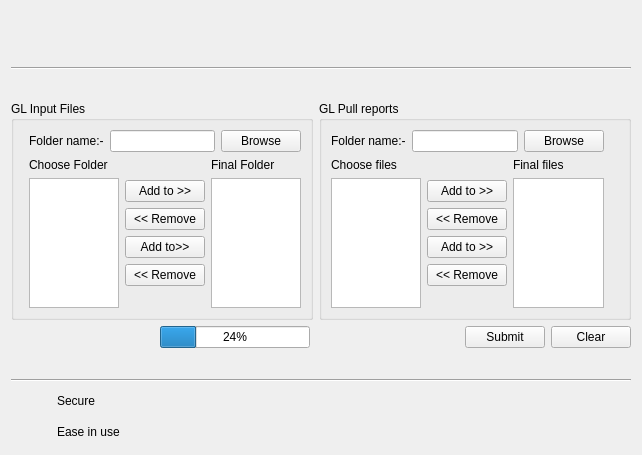
<?xml version="1.0" encoding="UTF-8"?>
<ui version="4.0">
 <class>Frame</class>
 <widget class="QFrame" name="Frame">
  <property name="geometry">
   <rect>
    <x>0</x>
    <y>0</y>
    <width>642</width>
    <height>455</height>
   </rect>
  </property>
  <property name="windowTitle">
   <string>Frame</string>
  </property>
  <layout class="QHBoxLayout" name="horizontalLayout_17">
   <item>
    <layout class="QVBoxLayout" name="verticalLayout_21">
     <item>
      <widget class="QLabel" name="label_24">
       <property name="sizePolicy">
        <sizepolicy hsizetype="Fixed" vsizetype="Fixed">
         <horstretch>0</horstretch>
         <verstretch>0</verstretch>
        </sizepolicy>
       </property>
       <property name="minimumSize">
        <size>
         <width>50</width>
         <height>50</height>
        </size>
       </property>
       <property name="maximumSize">
        <size>
         <width>100</width>
         <height>60</height>
        </size>
       </property>
       <property name="text">
        <string/>
       </property>
       <property name="pixmap">
        <pixmap resource="../Downloads/new icons/gl pulls.qrc">:/Icons/exl1.png</pixmap>
       </property>
       <property name="scaledContents">
        <bool>true</bool>
       </property>
      </widget>
     </item>
     <item>
      <widget class="Line" name="line">
       <property name="sizePolicy">
        <sizepolicy hsizetype="Expanding" vsizetype="Fixed">
         <horstretch>0</horstretch>
         <verstretch>0</verstretch>
        </sizepolicy>
       </property>
       <property name="orientation">
        <enum>Qt::Horizontal</enum>
       </property>
      </widget>
     </item>
     <item>
      <layout class="QVBoxLayout" name="verticalLayout_19">
       <property name="topMargin">
        <number>25</number>
       </property>
       <property name="bottomMargin">
        <number>25</number>
       </property>
       <item>
        <layout class="QHBoxLayout" name="horizontalLayout_9">
         <item>
          <layout class="QHBoxLayout" name="horizontalLayout">
           <property name="topMargin">
            <number>0</number>
           </property>
           <property name="bottomMargin">
            <number>0</number>
           </property>
           <item>
            <widget class="QGroupBox" name="groupBox">
             <property name="title">
              <string>GL Input Files</string>
             </property>
             <layout class="QVBoxLayout" name="verticalLayout_9">
              <property name="leftMargin">
               <number>15</number>
              </property>
              <item>
               <layout class="QVBoxLayout" name="verticalLayout_7">
                <item>
                 <layout class="QHBoxLayout" name="horizontalLayout_2">
                  <item>
                   <widget class="QLabel" name="label_3">
                    <property name="text">
                     <string>Folder name:-</string>
                    </property>
                   </widget>
                  </item>
                  <item>
                   <widget class="QLineEdit" name="line_file1Path"/>
                  </item>
                  <item>
                   <widget class="QPushButton" name="button_browseFile1">
                    <property name="text">
                     <string>Browse</string>
                    </property>
                   </widget>
                  </item>
                 </layout>
                </item>
                <item>
                 <layout class="QVBoxLayout" name="verticalLayout_8"/>
                </item>
                <item>
                 <layout class="QHBoxLayout" name="horizontalLayout_3">
                  <item>
                   <layout class="QVBoxLayout" name="verticalLayout_5">
                    <item>
                     <widget class="QLabel" name="label_5">
                      <property name="text">
                       <string>Choose Folder</string>
                      </property>
                     </widget>
                    </item>
                    <item>
                     <widget class="QListWidget" name="listWidget_chooseFile1"/>
                    </item>
                   </layout>
                  </item>
                  <item>
                   <layout class="QVBoxLayout" name="verticalLayout_3">
                    <item>
                     <layout class="QVBoxLayout" name="verticalLayout_2">
                      <item>
                       <spacer name="verticalSpacer">
                        <property name="orientation">
                         <enum>Qt::Vertical</enum>
                        </property>
                        <property name="sizeHint" stdset="0">
                         <size>
                          <width>20</width>
                          <height>40</height>
                         </size>
                        </property>
                       </spacer>
                      </item>
                      <item>
                       <widget class="QPushButton" name="button_addTo1">
                        <property name="text">
                         <string>Add to &gt;&gt;</string>
                        </property>
                       </widget>
                      </item>
                      <item>
                       <widget class="QPushButton" name="button_removeTo1">
                        <property name="text">
                         <string>&lt;&lt; Remove</string>
                        </property>
                       </widget>
                      </item>
                     </layout>
                    </item>
                    <item>
                     <layout class="QVBoxLayout" name="verticalLayout">
                      <item>
                       <widget class="QPushButton" name="button_addToQuantify1">
                        <property name="text">
                         <string>Add to&gt;&gt;</string>
                        </property>
                       </widget>
                      </item>
                      <item>
                       <widget class="QPushButton" name="button_removeQuantify1">
                        <property name="text">
                         <string>&lt;&lt; Remove</string>
                        </property>
                       </widget>
                      </item>
                      <item>
                       <spacer name="verticalSpacer_2">
                        <property name="orientation">
                         <enum>Qt::Vertical</enum>
                        </property>
                        <property name="sizeHint" stdset="0">
                         <size>
                          <width>20</width>
                          <height>40</height>
                         </size>
                        </property>
                       </spacer>
                      </item>
                     </layout>
                    </item>
                   </layout>
                  </item>
                  <item>
                   <layout class="QVBoxLayout" name="verticalLayout_4"/>
                  </item>
                  <item>
                   <layout class="QVBoxLayout" name="verticalLayout_6">
                    <item>
                     <widget class="QLabel" name="label_7">
                      <property name="text">
                       <string>Final Folder</string>
                      </property>
                     </widget>
                    </item>
                    <item>
                     <widget class="QListWidget" name="listWidget_uniqueFile1"/>
                    </item>
                   </layout>
                  </item>
                 </layout>
                </item>
               </layout>
              </item>
             </layout>
            </widget>
           </item>
           <item>
            <widget class="QGroupBox" name="groupBox_2">
             <property name="title">
              <string>GL Pull reports</string>
             </property>
             <layout class="QVBoxLayout" name="verticalLayout_10">
              <item>
               <layout class="QVBoxLayout" name="verticalLayout_11">
                <property name="rightMargin">
                 <number>15</number>
                </property>
                <item>
                 <layout class="QHBoxLayout" name="horizontalLayout_4">
                  <item>
                   <widget class="QLabel" name="label_9">
                    <property name="text">
                     <string>Folder name:-</string>
                    </property>
                   </widget>
                  </item>
                  <item>
                   <widget class="QLineEdit" name="line_file2Path"/>
                  </item>
                  <item>
                   <widget class="QPushButton" name="button_browseFile2">
                    <property name="text">
                     <string>Browse</string>
                    </property>
                   </widget>
                  </item>
                 </layout>
                </item>
                <item>
                 <layout class="QVBoxLayout" name="verticalLayout_20"/>
                </item>
                <item>
                 <layout class="QHBoxLayout" name="horizontalLayout_5">
                  <item>
                   <layout class="QVBoxLayout" name="verticalLayout_13">
                    <item>
                     <widget class="QLabel" name="label_11">
                      <property name="text">
                       <string>Choose files</string>
                      </property>
                     </widget>
                    </item>
                    <item>
                     <widget class="QListWidget" name="listWidget_chooseFile2"/>
                    </item>
                   </layout>
                  </item>
                  <item>
                   <layout class="QVBoxLayout" name="verticalLayout_14">
                    <item>
                     <layout class="QVBoxLayout" name="verticalLayout_15">
                      <item>
                       <spacer name="verticalSpacer_3">
                        <property name="orientation">
                         <enum>Qt::Vertical</enum>
                        </property>
                        <property name="sizeHint" stdset="0">
                         <size>
                          <width>20</width>
                          <height>40</height>
                         </size>
                        </property>
                       </spacer>
                      </item>
                      <item>
                       <widget class="QPushButton" name="button_addTo2">
                        <property name="text">
                         <string>Add to &gt;&gt;</string>
                        </property>
                       </widget>
                      </item>
                      <item>
                       <widget class="QPushButton" name="button_removeTo2">
                        <property name="text">
                         <string>&lt;&lt; Remove</string>
                        </property>
                       </widget>
                      </item>
                     </layout>
                    </item>
                    <item>
                     <layout class="QVBoxLayout" name="verticalLayout_16">
                      <item>
                       <widget class="QPushButton" name="button_addToQuantify2">
                        <property name="text">
                         <string>Add to &gt;&gt;</string>
                        </property>
                       </widget>
                      </item>
                      <item>
                       <widget class="QPushButton" name="pushButton_10">
                        <property name="text">
                         <string>&lt;&lt; Remove</string>
                        </property>
                       </widget>
                      </item>
                      <item>
                       <spacer name="verticalSpacer_4">
                        <property name="orientation">
                         <enum>Qt::Vertical</enum>
                        </property>
                        <property name="sizeHint" stdset="0">
                         <size>
                          <width>20</width>
                          <height>40</height>
                         </size>
                        </property>
                       </spacer>
                      </item>
                     </layout>
                    </item>
                   </layout>
                  </item>
                  <item>
                   <layout class="QVBoxLayout" name="verticalLayout_17"/>
                  </item>
                  <item>
                   <layout class="QVBoxLayout" name="verticalLayout_18">
                    <item>
                     <widget class="QLabel" name="label_14">
                      <property name="text">
                       <string>Final files</string>
                      </property>
                     </widget>
                    </item>
                    <item>
                     <widget class="QListWidget" name="listWidget_uniqueFile2"/>
                    </item>
                   </layout>
                  </item>
                 </layout>
                </item>
               </layout>
              </item>
             </layout>
            </widget>
           </item>
          </layout>
         </item>
        </layout>
       </item>
       <item>
        <layout class="QHBoxLayout" name="horizontalLayout_12">
         <item>
          <layout class="QHBoxLayout" name="horizontalLayout_11">
           <item>
            <spacer name="horizontalSpacer">
             <property name="orientation">
              <enum>Qt::Horizontal</enum>
             </property>
             <property name="sizeHint" stdset="0">
              <size>
               <width>40</width>
               <height>20</height>
              </size>
             </property>
            </spacer>
           </item>
          </layout>
         </item>
         <item>
          <widget class="QProgressBar" name="progressBar">
           <property name="value">
            <number>24</number>
           </property>
          </widget>
         </item>
         <item>
          <spacer name="horizontalSpacer_2">
           <property name="orientation">
            <enum>Qt::Horizontal</enum>
           </property>
           <property name="sizeHint" stdset="0">
            <size>
             <width>40</width>
             <height>20</height>
            </size>
           </property>
          </spacer>
         </item>
         <item>
          <layout class="QHBoxLayout" name="horizontalLayout_10">
           <item>
            <widget class="QPushButton" name="button_submit">
             <property name="text">
              <string>Submit</string>
             </property>
            </widget>
           </item>
           <item>
            <widget class="QPushButton" name="button_clear">
             <property name="text">
              <string>Clear</string>
             </property>
            </widget>
           </item>
          </layout>
         </item>
        </layout>
       </item>
      </layout>
     </item>
     <item>
      <widget class="Line" name="line_2">
       <property name="sizePolicy">
        <sizepolicy hsizetype="Expanding" vsizetype="Fixed">
         <horstretch>0</horstretch>
         <verstretch>0</verstretch>
        </sizepolicy>
       </property>
       <property name="orientation">
        <enum>Qt::Horizontal</enum>
       </property>
      </widget>
     </item>
     <item>
      <layout class="QHBoxLayout" name="horizontalLayout_15">
       <property name="leftMargin">
        <number>15</number>
       </property>
       <property name="rightMargin">
        <number>15</number>
       </property>
       <item>
        <layout class="QVBoxLayout" name="verticalLayout_12">
         <item>
          <layout class="QHBoxLayout" name="horizontalLayout_6">
           <item>
            <widget class="QLabel" name="label_25">
             <property name="sizePolicy">
              <sizepolicy hsizetype="Fixed" vsizetype="Fixed">
               <horstretch>0</horstretch>
               <verstretch>0</verstretch>
              </sizepolicy>
             </property>
             <property name="minimumSize">
              <size>
               <width>25</width>
               <height>25</height>
              </size>
             </property>
             <property name="maximumSize">
              <size>
               <width>25</width>
               <height>25</height>
              </size>
             </property>
             <property name="text">
              <string/>
             </property>
             <property name="pixmap">
              <pixmap resource="../Downloads/new icons/gl pulls.qrc">:/Icons/secureShield.png</pixmap>
             </property>
             <property name="scaledContents">
              <bool>true</bool>
             </property>
            </widget>
           </item>
           <item>
            <widget class="QLabel" name="label_16">
             <property name="text">
              <string>Secure</string>
             </property>
            </widget>
           </item>
          </layout>
         </item>
         <item>
          <layout class="QHBoxLayout" name="horizontalLayout_14">
           <item>
            <widget class="QLabel" name="label_26">
             <property name="sizePolicy">
              <sizepolicy hsizetype="Fixed" vsizetype="Fixed">
               <horstretch>0</horstretch>
               <verstretch>0</verstretch>
              </sizepolicy>
             </property>
             <property name="minimumSize">
              <size>
               <width>25</width>
               <height>25</height>
              </size>
             </property>
             <property name="maximumSize">
              <size>
               <width>25</width>
               <height>25</height>
              </size>
             </property>
             <property name="text">
              <string/>
             </property>
             <property name="pixmap">
              <pixmap resource="../Downloads/new icons/gl pulls.qrc">:/Icons/easy2Use.png</pixmap>
             </property>
             <property name="scaledContents">
              <bool>true</bool>
             </property>
            </widget>
           </item>
           <item>
            <widget class="QLabel" name="label_15">
             <property name="text">
              <string>Ease in use</string>
             </property>
            </widget>
           </item>
          </layout>
         </item>
        </layout>
       </item>
       <item>
        <spacer name="horizontalSpacer_3">
         <property name="orientation">
          <enum>Qt::Horizontal</enum>
         </property>
         <property name="sizeHint" stdset="0">
          <size>
           <width>40</width>
           <height>20</height>
          </size>
         </property>
        </spacer>
       </item>
       <item>
        <widget class="QLabel" name="label_23">
         <property name="sizePolicy">
          <sizepolicy hsizetype="Fixed" vsizetype="Fixed">
           <horstretch>0</horstretch>
           <verstretch>0</verstretch>
          </sizepolicy>
         </property>
         <property name="minimumSize">
          <size>
           <width>50</width>
           <height>50</height>
          </size>
         </property>
         <property name="maximumSize">
          <size>
           <width>50</width>
           <height>50</height>
          </size>
         </property>
         <property name="text">
          <string/>
         </property>
         <property name="pixmap">
          <pixmap resource="../Downloads/new icons/gl pulls.qrc">:/Icons/wwe.png</pixmap>
         </property>
         <property name="scaledContents">
          <bool>true</bool>
         </property>
        </widget>
       </item>
      </layout>
     </item>
    </layout>
   </item>
  </layout>
 </widget>
 <resources>
  <include location="../Downloads/new icons/gl pulls.qrc"/>
 </resources>
 <connections/>
</ui>
